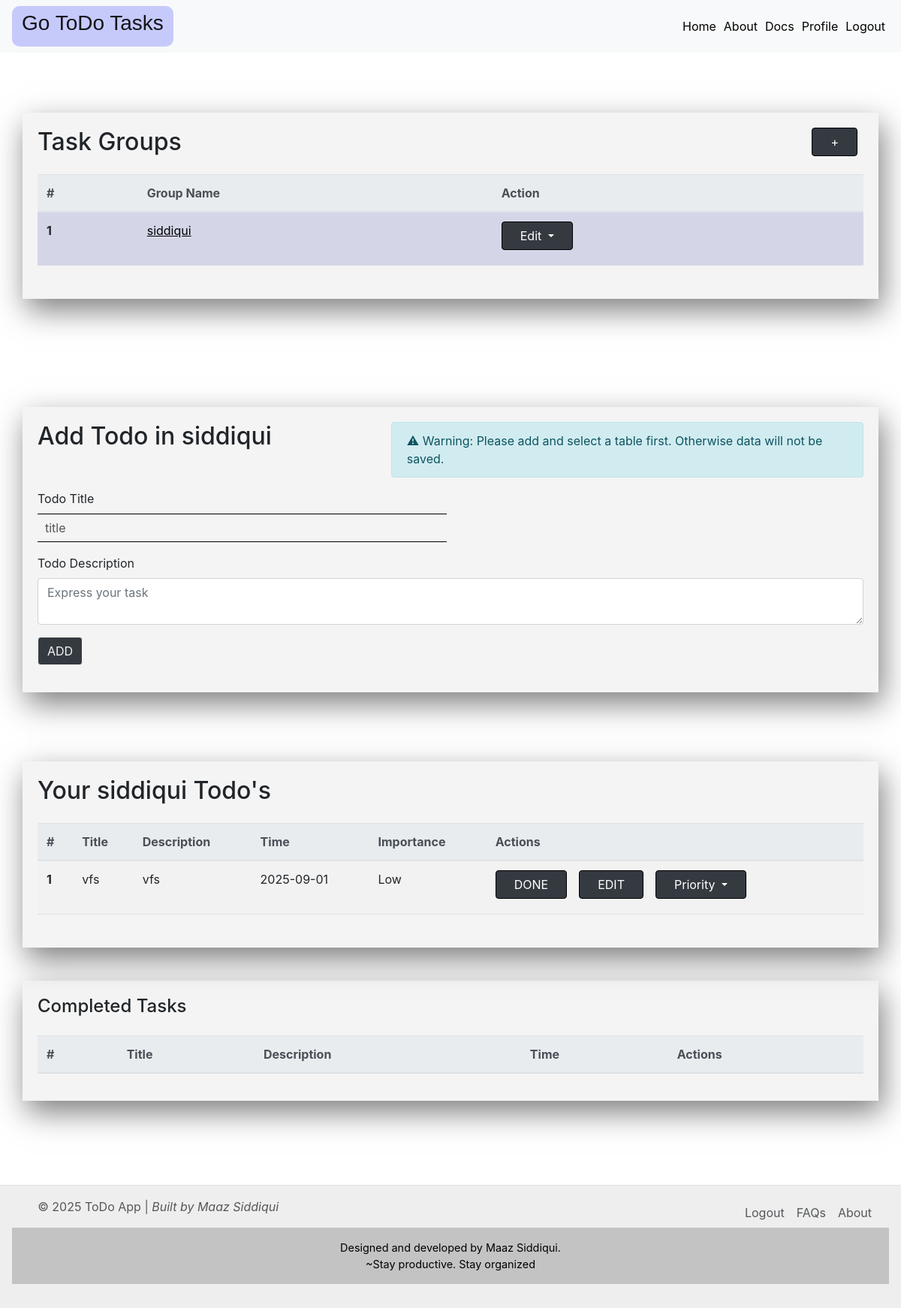
/ (signed in), run on the app's committed database.
### app.py (models this page shows)
class ALL_TABLE_LIST(db.Model):
    __tablename__ = 'All_Table_List'
    id = db.Column(db.Integer, primary_key=True)
    user_email = db.Column(db.String(200), nullable=False)
    table_name = db.Column(db.String(200), nullable=False)

class Todo(db.Model):
    __tablename__ = 'Todo'
    sno = db.Column(db.Integer, primary_key=True)
    title = db.Column(db.String(200), nullable=False) #
    content = db.Column(db.String(500), nullable=False) #
    user_email = db.Column(db.String(200), nullable=False)
    date = db.Column(db.String, default=str(datetime.utcnow()).split(' ')[0])
    priority = db.Column(db.String(10), default='Low', nullable=False)
    table_name = db.Column(db.String(200), nullable=False) #

### app.py (the view, shortened to what this page needs)
@app.route('/', methods=['POST', 'GET'])
def home():
    priority_order = {"High": 1, "Medium": 2, "Low": 3}
    all_todo = []
    del_all_todo = []
    all_table = []
    if current_user.is_authenticated:
        all_todo = Todo.query.filter_by(user_email=current_user.email).all()
        all_table = ALL_TABLE_LIST.query.filter_by(user_email=current_user.email).all()
        all_todo = sorted(all_todo, key=lambda x: priority_order.get(x.priority, 4))
        del_all_todo = DeletedTodo.query.filter_by(user_email=current_user.email).all()
        if session.get("TABLE_NAME") in (None, "None", "", " "):
            try:
                xt = all_table[0]
                x=vars(xt)['table_name']
                session['TABLE_NAME'] = x
            except Exception as e :
                pass
    if current_user.is_authenticated and 'TABLE_NAME' in session:
        return render_template(
            'index.html',
            all_todo=all_todo,
            deltodo=del_all_todo,
            current_user=current_user.email,
            logged_in=True,
            table=session['TABLE_NAME'],
            all_table=all_table
        )

### app.py (called while the page is built)
@login_manager.user_loader
def load_user(user_id):
    return USER_DATABASE.query.get(int(user_id))

### templates/index.html (shortened to what this page needs)
{% extends 'base.html' %}
{% block body %}
{% if logged_in %}
<div class="d-flex justify-content-center p-3 my-4">
  <div class="container">
    <div class="all-table-div " style="display: flex;justify-content:space-between;">
      <div class="all-table-div-heading">
        <h2 class="mb-4">Task Groups</h2>
      </div>
      <div class="table-content " style="display: flex;justify-content:space-between;">
      <a href="/add-table"><button type="button" class="btn btn-dark px-4 d-flex mr-2 mb-2">+</button></a>
      </div>
    </div>
    <div class="table-responsive">
      <table class="table table-striped table-hover mb-4">
        <thead class="thead-light">
          <tr>
            <th scope="col">#</th>
            <th scope="col">Group Name</th>
            <th scope="col">Action</th>
          </tr>
        </thead>
        <tbody>
          {% set x = namespace(value=0) %}
          {% for i in all_table %}
          {% if i.user_email == current_user %}
          {% if table == i.table_name %}
          <tr >
            {% set x.value = x.value + 1 %}
            <th style="background-color: rgb(223, 225, 244);" scope="row">{{ x.value }}</th>
            <td style="background-color: rgb(223, 225, 244);"><a style="color:black;text-decoration:underline" href="/table/{{ i.table_name }}">{{ i.table_name }}</a></td>
            <td style="background-color: rgb(223, 225, 244);">
              <div class="dropdown-center">
                <button class="btn btn-dark px-4  mr-2 mb-2 dropdown-toggle" type="button" data-toggle="dropdown"
                  aria-expanded="false">
                  Edit
                </button>
              </div>
            </td>
          </tr>
          {% endif %}
          {% endif %}
          {% endfor %}
        </tbody>
      </table>
    </div>
  </div>
</div>
{% endif %}
<div class="d-flex justify-content-center p-3 my-4">
  <div class="container mt-5 mb-4">
    <form action="/" method="POST">
       <div class="row">
    <div class="col-5">
      <h2 class="mb-3">
        {% if table == None %}
        No Table Selected
        {% else %}
        Add Todo in {{table}}
        {% endif %}
      </h2>
    </div>
    <div class="col-7">
      <div class="alert alert-info" role="alert">
        ⚠ Warning: Please add and select a table first. Otherwise data will not be saved.
      </div>
    </div>
  </div>
      {% if logged_in %}
      <div class="form-row">
        <div class="form-group col-md-6 mb-3">
          <label for="title">Todo Title</label>
          <input required type="text" class="form-control" name="title" id="title" placeholder="title" />
        </div>
      </div>
      <div class="form-group mb-3">
        <label for="desc">Todo Description</label>
        <textarea autocomplete="off" required class="form-control" id="desc" name="desc"
          placeholder="Express your task"></textarea>
      </div>
      <button type="submit" class="addbt btn btn-dark mb-3">ADD</button>
      {% endif %}
    </form>
  </div>
</div>
<br>
{% if logged_in %}
<div class="container mt-1 mb-4">
  <h2 class="mb-4">
    {% if table == None %}
    No Table Selected
    {% else %}
    Your {{table}} Todo's
    {% endif %}
  </h2>
  <div class="table-responsive">
    <table class="table table-striped table-hover mb-4">
      <thead class="thead-light">
        <tr>
          <th scope="col">#</th>
          <th scope="col">Title</th>
          <th scope="col">Description</th>
          <th scope="col">Time</th>
          <th scope="col">Importance</th>
          <th scope="col">Actions</th>
        </tr>
      </thead>
      <tbody>
        {% set x = namespace(value=0) %}
        {% for i in all_todo %}
        {% if i.user_email == current_user and i.table_name==table %}
        <tr>
          {% set x.value = x.value + 1 %}
          <th scope="row">{{ x.value }}</th>
          <td>{{ i.title }}</td>
          <td>{{ i.content }}</td>
          <td>{{ i.date }}</td>
          <td>{{i.priority.title()}}</td>
          <td>
            <div class="d-flex flex-wrap gap-2">
              <a href="/done/{{ i.sno }}">
                <button type="button" class="btn btn-dark px-4 d-flex mr-2 mb-2">DONE</button>
              </a>
              <a href="/edit/{{ i.sno }}">
                <button type="button" class="btn btn-dark px-4 d-flex mr-2 mb-2">EDIT</button>
              </a>
              <div class="dropdown-center">
                <button class="btn btn-dark px-4  mr-2 mb-2 dropdown-toggle" type="button" data-toggle="dropdown"
                  aria-expanded="false">
                  Priority
                </button>
              </div>
            </div>
          </td>
        </tr>
        {% endif %}
        {% endfor %}
      </tbody>
    </table>
  </div>
</div>
<div class="d-flex justify-content-center p-3 my-4">
  <div class="container mt-1 mb-4">
    <h4 class="mb-4">Completed Tasks</h4>
    <div class="table-responsive">
      <table class="table table-striped table-hover mb-3">
        <thead class="thead-light">
          <tr>
            <th scope="col">#</th>
            <th scope="col">Title</th>
            <th scope="col">Description</th>
            <th scope="col">Time</th>
            <th scope="col">Actions</th>
          </tr>
        </thead>
      </table>
    </div>
  </div>
</div>
{% endif %}
{% endblock %}

### static/style.css (style rules this page uses)
* { box-sizing: border-box; }
.container { padding :20px; margin-top: 2.5rem; margin-bottom: 2.5rem; background-color: rgba(172, 172, 172, 0.135); justify-content: center; box-shadow: 5px 15px 38px rgba(0, 0, 0, 0.509); }
.btn { color: rgb(255, 255, 255); border: 1px solid black; border-radius: 4px; }
.addbt { color: whitesmoke; border: 1px solid white; border-radius: 4px; }
input[type="text"],textarea { border: none; border-top: 1px solid #000; border-bottom: 1px solid #000; border-radius: 0%; outline: none; background-color: transparent; padding: 8px 10px; font-size: 1rem; }
input[type="text"]::placeholder { color: #555; opacity: 1; }

### data on the page
ALL_TABLE_LIST: value "1", table_name "siddiqui"
Todo: value "1", title "vfs", content "vfs", date "2025-09-01", priority "Low"
